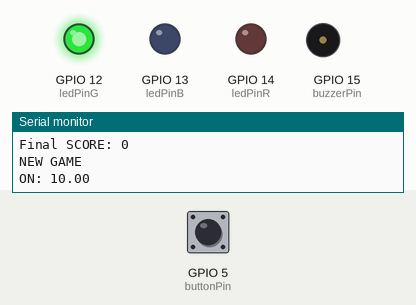
This sketch was run on a simulated ESP32. On the bench: output pins drawn as LEDs (lit = HIGH), buzzer (waves = sounding, pin HIGH), the last lines printed to the serial monitor. The inputs (shaded band) are chosen by the test bench; at power-on: GPIO 5 (buttonPin) HIGH.

Above: at 22.3 s.
22.4 s: GPIO 5 (buttonPin) pulled LOW for 0.15 s
At 23.9 s:
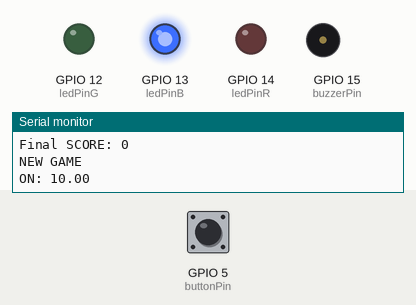
At 31.1 s:
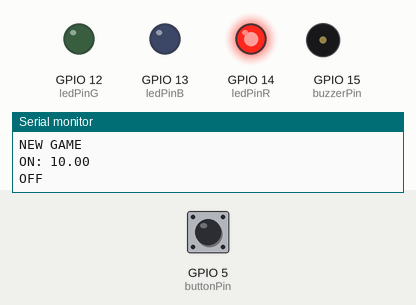
Timing chart, 0 to 37.6 s (numbered marks = the images above; inputs shaded):
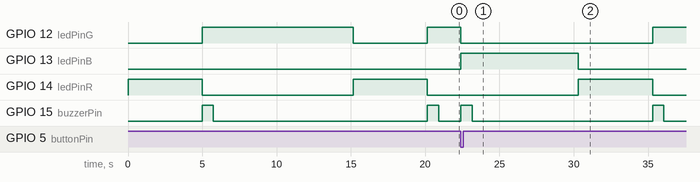

The sketch:

Shooter.ino
```cpp
#include <Ticker.h>
#include "pitches.h"

const int buttonPin = 5;     // the number of the pushbutton pin
bool buttonState = true;         // variable for reading the pushbutton status
bool prevButtonState = true;

const int buzzerPin = 15;

const int ledPinR = 14;
const int ledPinG = 12;
const int ledPinB = 13;

float curSeconds = 10.0;
bool hit = false;
bool curTargetOn = false;
unsigned int score = 0;

bool endGame = false;

Ticker t;

void setup() {
  // initialize the LED pin as an output:
  pinMode(ledPinR, OUTPUT);
  pinMode(ledPinG, OUTPUT);
  pinMode(ledPinB, OUTPUT);

  // initialize the pushbutton pin as an input:
  pinMode(buttonPin, INPUT_PULLUP);
  //attachInterrupt(digitalPinToInterrupt(buttonPin), hitInterrupt, FALLING);

  pinMode(buzzerPin, OUTPUT);

  Serial.begin(115200);
  Serial.println("Start...");
  targetOff();
}

void loop() {
  //TODO: replace by interrups
  buttonState = digitalRead(buttonPin);
  if (!buttonState && prevButtonState) {
    hit = true;
  }
  prevButtonState = buttonState;

  //React to hit
  if (hit) {
    hit = false;
    if (curTargetOn){
      endGame = false;
      score++;
      curTargetOn = false;
      ledBlue();
      soundHit();
    }
  }
}

void hitInterrupt() {
  hit = true;
}


void targetOn() {
  Serial.print("ON: ");
  Serial.println(curSeconds);
  curTargetOn = true;
  ledGreen();
  curSeconds = curSeconds - 0.1;
  endGame = true;
  t.once(curSeconds, targetOff);
  soundShoot();
}

void targetOff() {
  Serial.println("OFF");
  curTargetOn = false;
  ledRed();

  if (endGame) {
    Serial.print("Final SCORE: ");
    Serial.println(score);
    Serial.println("NEW GAME");
    score = 0;
    curSeconds = 10;
  }

  if(curSeconds <= 0.0){
    Serial.println("***MAX POINTS***");
    Serial.println("NEW GAME");
    curSeconds = 10.0;
  }

  t.once(5,targetOn);
}

void ledRed(){
    digitalWrite(ledPinR, HIGH);
    digitalWrite(ledPinG, LOW);
    digitalWrite(ledPinB, LOW);
}

void ledGreen(){
    digitalWrite(ledPinR, LOW);
    digitalWrite(ledPinG, HIGH);
    digitalWrite(ledPinB, LOW);
    play(NOTE_E5);
}

void ledBlue(){
    digitalWrite(ledPinR, LOW);
    digitalWrite(ledPinG, LOW);
    digitalWrite(ledPinB, HIGH);
}

void soundHit(){
    play(NOTE_E5);
    play(NOTE_E5);
    play(NOTE_A5);
}

void soundShoot(){
    play(NOTE_A4);
    play(NOTE_A4);
}

void play(unsigned int freq) {
  analogWriteFreq(freq);
  analogWrite(buzzerPin, 512);
  delay(250);
  analogWrite(buzzerPin, 0);
}
```

pitches.h
```cpp
/*************************************************
 * Public Constants
 *************************************************/

#define NOTE_B0  31
#define NOTE_C1  33
#define NOTE_CS1 35
#define NOTE_D1  37
#define NOTE_DS1 39
#define NOTE_E1  41
#define NOTE_F1  44
#define NOTE_FS1 46
#define NOTE_G1  49
#define NOTE_GS1 52
#define NOTE_A1  55
#define NOTE_AS1 58
#define NOTE_B1  62
#define NOTE_C2  65
#define NOTE_CS2 69
#define NOTE_D2  73
#define NOTE_DS2 78
#define NOTE_E2  82
#define NOTE_F2  87
#define NOTE_FS2 93
#define NOTE_G2  98
#define NOTE_GS2 104
#define NOTE_A2  110
#define NOTE_AS2 117
#define NOTE_B2  123
#define NOTE_C3  131
#define NOTE_CS3 139
#define NOTE_D3  147
#define NOTE_DS3 156
#define NOTE_E3  165
#define NOTE_F3  175
#define NOTE_FS3 185
#define NOTE_G3  196
#define NOTE_GS3 208
#define NOTE_A3  220
#define NOTE_AS3 233
#define NOTE_B3  247
#define NOTE_C4  262
#define NOTE_CS4 277
#define NOTE_D4  294
#define NOTE_DS4 311
#define NOTE_E4  330
#define NOTE_F4  349
#define NOTE_FS4 370
#define NOTE_G4  392
#define NOTE_GS4 415
#define NOTE_A4  440
#define NOTE_AS4 466
#define NOTE_B4  494
#define NOTE_C5  523
#define NOTE_CS5 554
#define NOTE_D5  587
#define NOTE_DS5 622
#define NOTE_E5  659
#define NOTE_F5  698
#define NOTE_FS5 740
#define NOTE_G5  784
#define NOTE_GS5 831
#define NOTE_A5  880
#define NOTE_AS5 932
#define NOTE_B5  988
#define NOTE_C6  1047
#define NOTE_CS6 1109
#define NOTE_D6  1175
#define NOTE_DS6 1245
#define NOTE_E6  1319
#define NOTE_F6  1397
#define NOTE_FS6 1480
#define NOTE_G6  1568
#define NOTE_GS6 1661
#define NOTE_A6  1760
#define NOTE_AS6 1865
#define NOTE_B6  1976
#define NOTE_C7  2093
#define NOTE_CS7 2217
#define NOTE_D7  2349
#define NOTE_DS7 2489
#define NOTE_E7  2637
#define NOTE_F7  2794
#define NOTE_FS7 2960
#define NOTE_G7  3136
#define NOTE_GS7 3322
#define NOTE_A7  3520
#define NOTE_AS7 3729
#define NOTE_B7  3951
#define NOTE_C8  4186
#define NOTE_CS8 4435
#define NOTE_D8  4699
#define NOTE_DS8 4978
```

Measured:
- after the input at 22.4 s, GPIO 13 (ledPinB): LOW → HIGH at once, → LOW 7.9 s later
- by itself, GPIO 15 (buzzerPin): alternates HIGH for 0.75 s and LOW for 14.4 s
